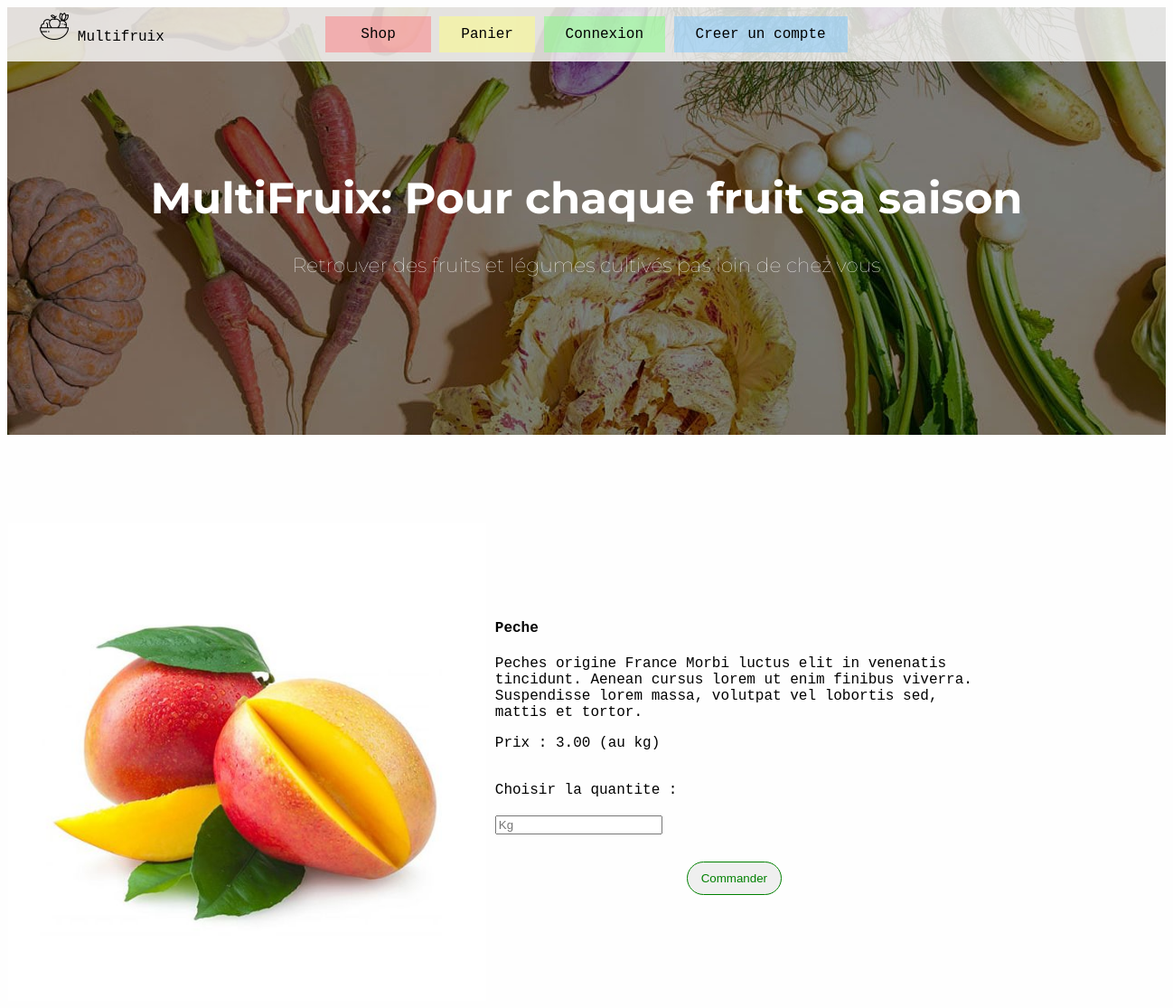
The page /product.php on the database its author committed.
### tables this page shows
CREATE TABLE `item` (
  `id_item` int(11) NOT NULL,
  `item_name` varchar(60) NOT NULL,
  `type` varchar(30) NOT NULL,
  `description` text NOT NULL,
  `item_stock` mediumint(8) UNSIGNED NOT NULL,
  `price` decimal(4,2) UNSIGNED NOT NULL,
  `img` varchar(100) NOT NULL
);

### product.php (the view, shortened to what this page needs)
<!DOCTYPE html>
<html>
<head>
</head>
<link rel="stylesheet" type="text/css" href="main.css">
<body>
	<header>
		<?php include('menu.php'); ?>
		<div>
			<h1>MultiFruix: Pour chaque fruit sa saison</h1>
			<h2>Retrouver des fruits et légumes cultivés pas loin de chez vous</h2>
		</div>
	</header>
	<div class="main-content product-page">
		<div class="product">
			<?PHP
				$query = "SELECT * FROM item";
				$res = mysqli_query($db, $query);
				$row = mysqli_fetch_array($res);
				$item_name = $row['item_name'];
				$description = $row['description'];
				$price = $row['price'];
				$img = $row['img'];
				$id = $row['id_item'];
				echo "
					<img src=".$img.">
					<div class='infos-product'>
					<h4>".$item_name."</h4>
					<p>".$description."</p>
					<p>Prix : ".$price." (au kg)</p>
					<form action ='products_page.php' method='POST'>
						<input type='hidden' name='id' value='$id'>
						<label>Choisir la quantite :</label>
						<input type='number' name='qty' placeholder='Kg' value=''>
						<input class='buy' type='button' name='submit' value='Commander'>
					</form>";
			?>
		</div>
	</div>
</body>
</html>

### main.css (style rules this page uses)
body { font-family: "Courier New", Courier, monospace; background-color: #faebd703; }
header { width: 100%; height: 420px; position: relative; margin: 0 auto; padding: 150px 0 0; background-image: url(img/multifruix.jpg); background-repeat: no-repeat; background-position-x: center; color: white; text-align: center; }
header > div { width: 1280px; margin: 0 auto; text-align: center; }
h1 { font-family: 'Montserrat', sans-serif; font-size: 48px; font-weight: bold; }
h2 { font-family: 'Montserrat', sans-serif; font-size: 22px; font-weight: 100; }
.main-content { width: 1280px; margin: 0 auto; }
.buy { display: inline-block; padding: 10px 15px; margin: 0 auto; color: green; border: 1px solid green; border-radius: 20px; text-decoration: none; }
.main-content.product-page > div { width: 1080px; }
.main-content.product-page > div > img, .main-content.product-page > div > div.infos-product { display: inline-block; vertical-align: middle; width: 49%; }
.main-content.product-page label { line-height: 55px; }
.main-content.product-page input { display: block; }
input.buy { padding: 10px 15px; margin: 30px auto; color: green; border: 1px solid green; border-radius: 20px; text-decoration: none; }
input[type='number'] { display: inline-block; }

### rows shown on the page
item: img (picture), item_name "Peche", description "Peches origine France Morbi luctus elit in venenatis tincidunt. Aenean cursus lorem ut enim finibus viverra. Suspendisse lorem massa, volutpat vel lobortis sed, mattis et tortor.", price "3.00"
